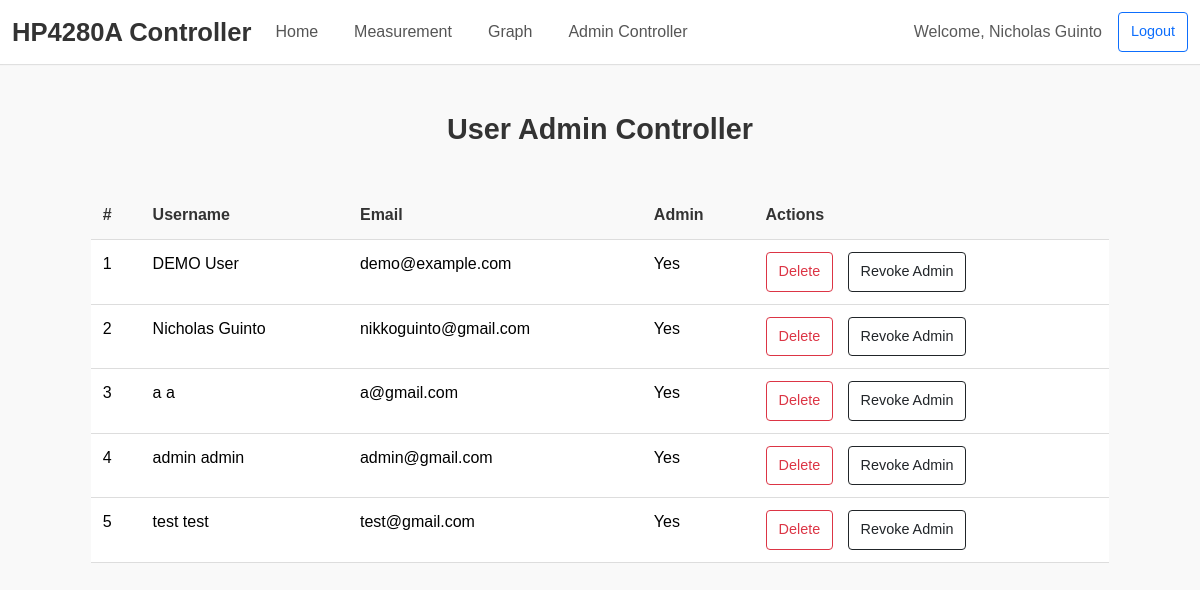
Screenshot of /documentation (signed in) with the database file from the repository.
### tables this page shows
CREATE TABLE users (
            id INTEGER PRIMARY KEY AUTOINCREMENT,
            first_name TEXT NOT NULL,
            last_name TEXT NOT NULL,
            email TEXT NOT NULL,
            password TEXT NOT NULL,
            is_admin INTEGER NOT NULL DEFAULT 0
        );

### main.py (the view, shortened to what this page needs)
@app.route('/documentation', methods=["GET", "POST"])
def documentation():
    if 'email' not in session:
        flash("Please log in to access this page.", "error")
        return redirect(url_for("login"))
    user = get_user_by_email(session['email'])
    if not user:
        flash("User not found. Please log in again.", "error")
        return redirect(url_for("login"))
    if user[5] == 0:  # Check the `is_admin` value
        flash("You do not have permission to access this page.", "error")
        return redirect(url_for("login"))
    conn = sqlite3.connect(DB_path)
    cursor = conn.cursor()
    cursor.execute("SELECT first_name, last_name, email, id, is_admin FROM users")
    users = cursor.fetchall()
    conn.close()
    return render_template("documentation.html", users=users)

### database.py (called while the page is built)
def get_user_by_email(email):
    conn = sqlite3.connect(DB_path)
    cursor = conn.cursor()
    cursor.execute('''
        SELECT * FROM users WHERE email = ?
    ''', (email,))
    user = cursor.fetchone()
    conn.close()
    return user

### main.py (called while the page is built)
@app.context_processor
def inject_user_info():
    if 'email' in session:
        user = get_user_by_email(session['email'])
        if user:
            return {'username': f"{user[1]} {user[2]}", 'user_id': user[0], 'email': user[3]}
    return {'username': None, 'user_id': None, 'email': None}

### templates/documentation.html (shortened to what this page needs)
{% extends "base.html" %}
{% block content %}
<h3 class="text-center mt-5 mb-4">User Admin Controller</h3>
<div class="table-container">
    <table class="table">
        <thead>
            <tr>
                <th>#</th>
                <th>Username</th>
                <th>Email</th>
                <th>Admin</th>
                <th>Actions</th>
            </tr>
        </thead>
        <tbody>
            {% for user in users %}
            <tr>
                <td>{{ loop.index }}</td>
                <td>{{ user[0] }} {{ user[1] }}</td>
                <td>{{ user[2] }}</td>
                <td>{{ "Yes" if user[4] == 1 else "No" }}</td>
                <td class="action-buttons">
                    <form method="POST" action="{{ url_for('documentation') }}" style="display:inline;" onsubmit="return confirmDelete()">
                        <button type="submit" name="action" value="delete" class="btn btn-outline-danger" >Delete</button>
                    </form>
                    {% if user[4] == 0 %}
                    <form method="POST" action="{{ url_for('documentation') }}" style="display:inline;">
                        <input type="hidden" name="user_id" value="{{ user[3] }}">
                        <button type="submit" name="action" value="grant_admin" class="btn btn-outline-success btn-sm">Grant Admin</button>
                    </form>
                    {% else %}
                    <form method="POST" action="{{ url_for('documentation') }}" style="display:inline;" onsubmit="return confirmRevokeAdmin()">
                        <button type="submit" name="action" value="revoke_admin" class="btn btn-outline-dark btn-sm \">Revoke Admin</button>
                    </form>
                    {% endif %}
                </td>
            </tr>
            {% endfor %}
        </tbody>
    </table>
</div>
{% endblock %}

### templates/documentation.html (style rules this page uses)
body { font-family: 'Helvetica', 'Arial', sans-serif; background-color: #f9f9f9; color: #333; }
h3 { font-size: 1.8rem; font-weight: 600; color: #333; }
.table-container { max-width: 90%; margin: 0 auto; padding: 20px; margin-top: 20px; }
.table { width: 100%; border-collapse: collapse; font-size: 1rem; }
.table th, .table td { padding: 12px; text-align: left; border-bottom: 1px solid #ddd; }
.table th { font-weight: bold; color: #333; background-color: transparent; }
.action-buttons form { display: inline-block; margin-right: 10px; }
.btn { padding: 8px 12px; border-radius: 4px; font-size: 0.9rem; cursor: pointer; transition: background-color 0.3s ease, transform 0.2s ease; }

### rows the page displays
users: first_name "DEMO", last_name "User", email "demo@example.com", is_admin "Yes"
users: first_name "Nicholas", last_name "Guinto", email "nikkoguinto@gmail.com", is_admin "Yes"
users: first_name "a", last_name "a", email "a@gmail.com", is_admin "Yes"
users: first_name "admin", last_name "admin", email "admin@gmail.com", is_admin "Yes"
users: first_name "test", last_name "test", email "test@gmail.com", is_admin "Yes"

### other values shown
{{ username }} "Nicholas Guinto"
